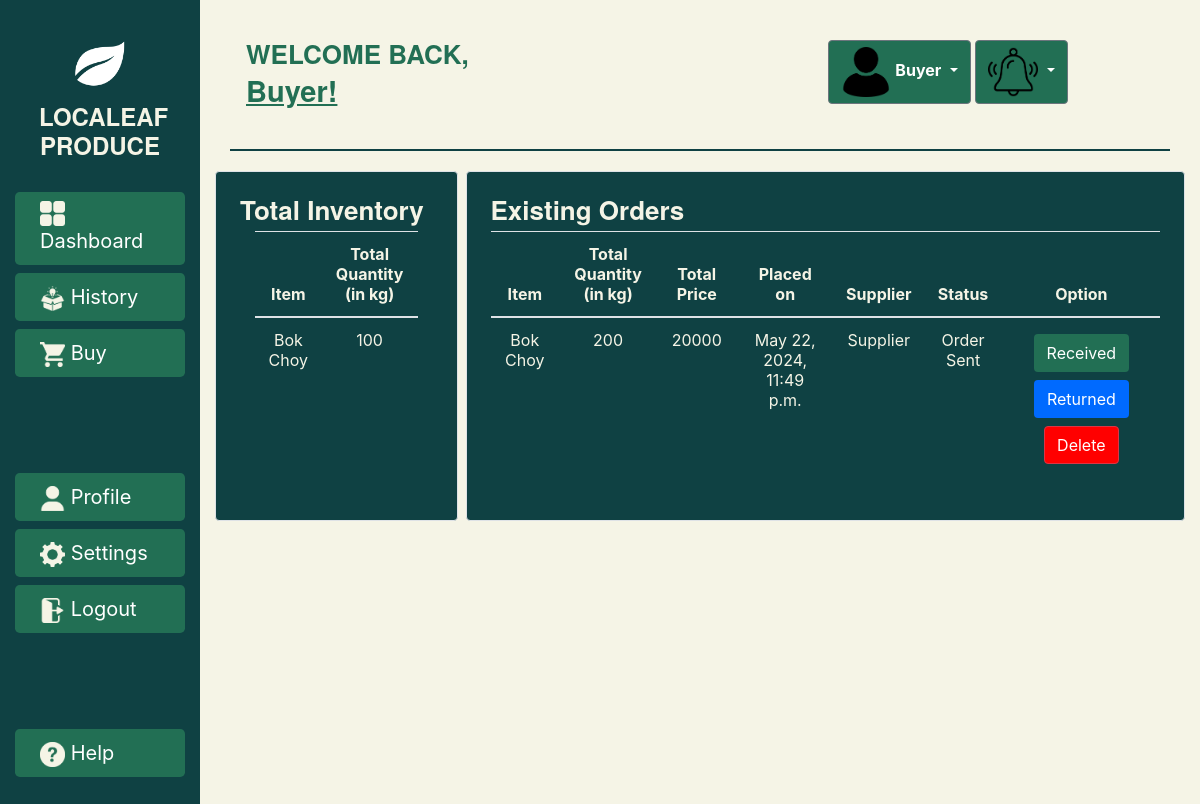
The page /buyer on the database as committed earlier.
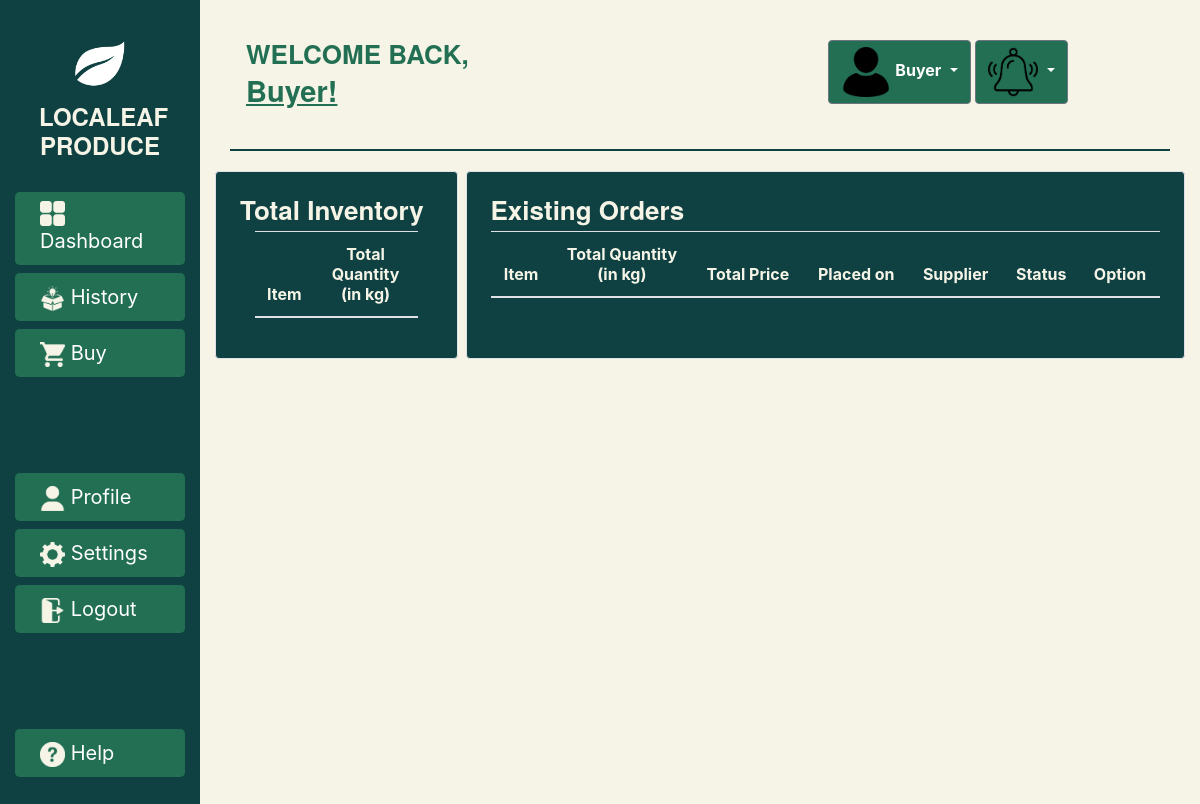
The same page on the database as committed later.
### lapp/models.py (models this page shows, shortened)
class BuyerStock(models.Model):
    supplier = models.CharField(max_length=300)
    item = models.CharField(max_length=300)
    quantity = models.IntegerField()
    stock_added_on = models.DateTimeField(auto_now_add=True)
    objects = models.Manager()

class Order(models.Model):
    placed_by = models.CharField(max_length=300, default='Buyer')
    unit_price = models.IntegerField(default=0)
    total_price = models.IntegerField(default=0)
    supplier = models.CharField(max_length=300)
    item = models.CharField(max_length=300)
    quantity = models.IntegerField()
    created_on = models.DateTimeField(auto_now_add=True)
    location = models.CharField(max_length=300)
    status = models.CharField(max_length=300, default='Pending Payment')
    objects = models.Manager()

### lapp/views.py (the view)
# urls.py: path('buyer', views.buyer, name='buyer'),
def buyer(request):
    stocks= SupplierStock.objects.all()
    orders = Order.objects.all()
    total_quantity = BuyerStock.objects.values('item').annotate(total_quantity=Sum('quantity'))
    return render(request, 'lapp/buyer.html', {'stocks':stocks, 'orders':orders, 'total_quantity':total_quantity})

### lapp/templates/lapp/buyer.html (shortened to what the changed rows need)
{% load static %}
<html>
<link rel="stylesheet" href="https://stackpath.bootstrapcdn.com/bootstrap/4.3.1/css/bootstrap.min.css"/>
<body>
  <div class="container-fluid">
    <div class="row">
      <div class="col-sm-10 bcolor">
        <div class="container-fluid">
          <br>
            <div class="row">
              <div class="col-sm-3 bcolor2 border rounded mr-2 p-4">
                  <div class="container bodycolor">
                    <table class="table bodycolor text-center">
                      <thead class="thead">
                        <th scope="col">Item</th>
                        <th scope="col">Total Quantity <br>(in kg)</th>
                      <tbody>
                        {% for item in total_quantity %}
                          <tr>
                            <td>{{ item.item }}</td>
                            <td>{{ item.total_quantity }}</td>
                          </tr>
                        {% endfor %}
                      </tbody>
                    </table>
                  </div>
              </div>
              <div class="col bcolor2 border rounded p-4 align-items-center">
                <table class="table bodycolor text-center">
                  <thead class="thead">
                    <th scope="col">Item</th>
                    <th scope="col">Total Quantity <br>(in kg)</th>
                    <th scope="col">Total Price</th>
                    <th scope="col">Placed on</th>
                    <th scope="col">Supplier</th>
                    <th scope="col">Status</th>
                    <th scope="col">Option</th>
                  <tbody>
                    {% for o in orders %}
                        <tr>
                          <td> {{ o.item }} </td>
                          <td> {{ o.quantity }} </td>
                          <td> {{ o.total_price }} </td>
                          <td> {{ o.created_on }} </td>
                          <td> {{ o.supplier }} </td>
                          <td> {{ o.status }} </td>
                          <td>
                            {% if o.status == 'Pending Payment' or o.status == 'Payment Sent' %}
                            <a style="color: white; background-color:rgb(120, 120, 120);" href="{% url 'pay_order' pk=o.pk %}"  class="btn m-1">Pay</a>
                            <a style="color: white; background-color:red;" href="{% url 'delete_order' pk=o.pk %}"  class="btn btn-danger m-1">Delete</a>
                            {% else %}
                            <a href="{% url 'receive_order' pk=o.pk %}"  class="btn m-1">Received</a>
                            <a style="color: white; background-color: rgb(0, 106, 255);" href="{% url 'return_order' pk=o.pk %}"  class="btn m-1">Returned</a>
                            <a style="color: white; background-color:red;" href="{% url 'delete_order' pk=o.pk %}"  class="btn btn-danger m-1">Delete</a>
                          </td>
                        </tr>
                      {% endif %}
                    {% endfor %}
                  </tbody>
                </table>
              </div>
            </div>
      </div>
  </div>
</body>
</html>

Rows that differ between the two databases and show on the page:
removed BuyerStock: item "Bok Choy", total_quantity "100"
removed Order: item "Bok Choy", quantity "200", total_price "20000", created_on "May 22, 2024, 11:49 p.m.", supplier "Supplier", status "Order Sent", shows "Received"
